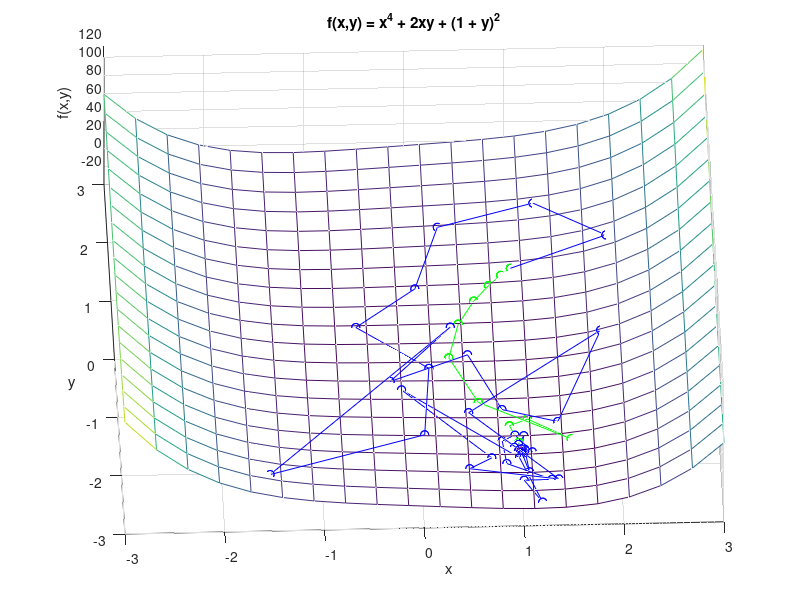

The MATLAB script that drew this image: (Note: this script raises an error after producing the figure.)
function um01_experiment ()

disp ('Step 1: plotting the problem')

f = @(x,y) x.^4 + 2.*x.*y + (1 + y).^2;

[x, y] = meshgrid (linspace (-3, 3, 20));
mesh (x, y, f(x,y));
grid on;
xlabel ('x');
ylabel ('y');
zlabel ('f(x,y)');
title ('f(x,y) = x^4 + 2xy + (1 + y)^2');
hold on;
plot3 (1, -2, -2, 'ro');

view (-2, 70);


disp ('Step 2: Try fminsearch')

format long;
xpath = zeros(0, 3);  % Memorize path

x0 = [1, 1];
options.Display = 'iter';
[xopt, fval, exitflag] = fminsearch (@fun, x0, options);

disp ('Solution');
disp (xopt);

disp ('Objective value at solution');
disp (fval);

fprintf ('exitflag = %d\n', exitflag);

animate_path (xpath, {'bo-'});


disp ('Step 3: Try fminunc')

xpath = zeros(0, 3);  % Memorize path

%x0 = [1, 1];
options.Display = 'iter';
options.GradObj = 'on';
[xopt, fval, exitflag] = fminunc (@fun, x0, options);

disp ('Solution');
disp (xopt);

disp ('Objective value at solution');
disp (fval);

fprintf ('exitflag = %d\n', exitflag);

animate_path (xpath, {'go-'});


disp ('Step 4: Try newton_simple')

xpath = zeros(0, 3);  % Memorize path

%x0 = [1, 1];
options.Display = 'iter';
[xopt, fval, exitflag] = newton_simple (@fun, x0, options);

disp ('Solution');
disp (xopt);

disp ('Objective value at solution');
disp (fval);

fprintf ('exitflag = %d\n', exitflag);

animate_path (xpath, {'ro-'});


% Nested function to pass to fminsearch and fminunc.

  function [fx, gx, hx] = fun (x)
    fx = x(1).^4 + 2.*x(1).*x(2) + (1 + x(2)).^2;
    
    gx = [ 4.*x(1).^3 + 2.*x(2);   ...
           2.*x(1) + 2.*(1 + x(2)) ];
    
    hx = [ 12.*x(1).^2, 2; ...
                     2, 2  ];
    
    xpath = [xpath; x(:)', fx];  % Memorize path
  end

end

function animate_path (xpath, LineSpec)
  for i = 2:size (xpath, 1)
    plot3 (xpath(i-1:i,1), xpath(i-1:i,2), xpath(i-1:i,3), LineSpec{:});
    pause (0.1);
    drawnow ();
  end
end
